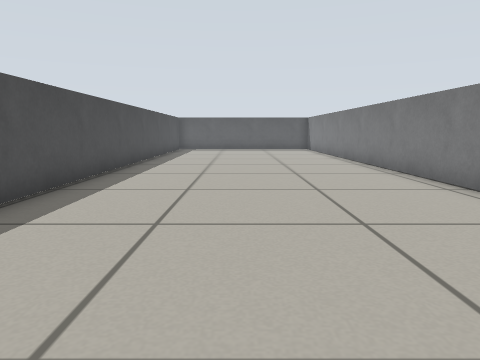
View 1 (above)

13 first-person views from a walk through a world built for the Gazebo simulator. The camera is 0.11 m above the floor, tilts 8° down and sees 70° across. The floor is counted in squares, 0.1 m on a side. Each view is taken from the middle of a square. On the plan, view 1 faces up. The plan holds only what a view shows up to about 13 squares ahead; the rest is blank.

View 2
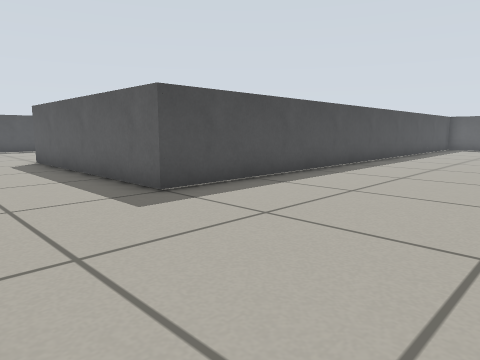

View 3
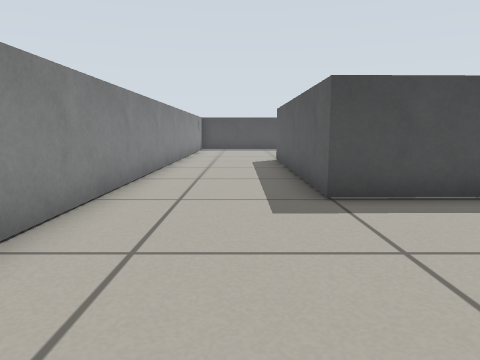

View 4
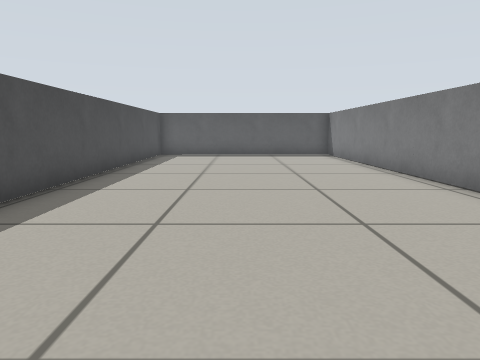

View 5
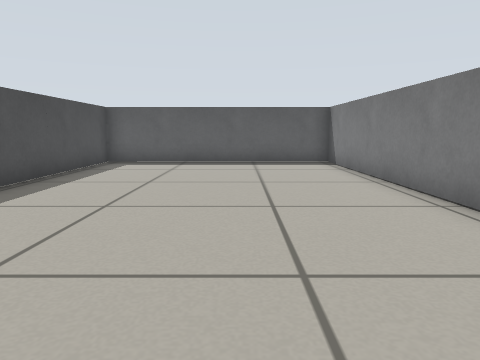

View 6
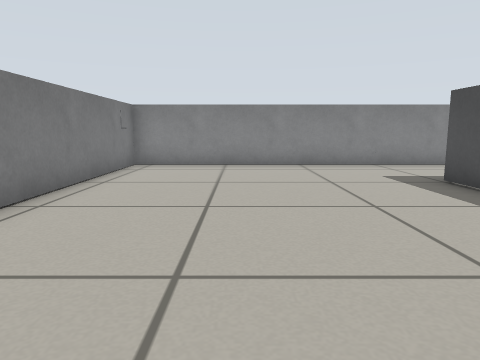

View 7
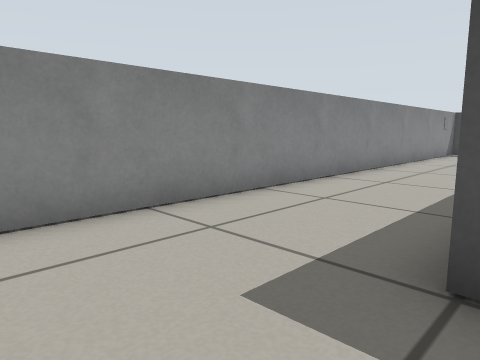

View 8
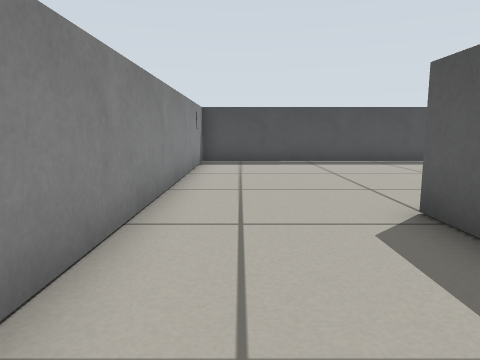

View 9
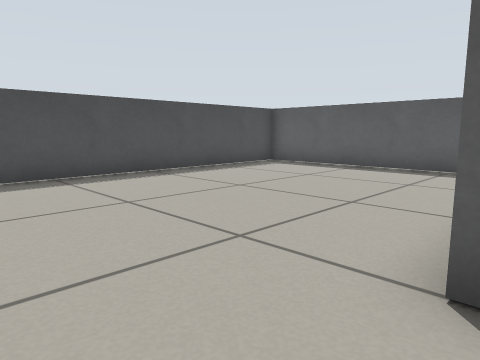

View 10
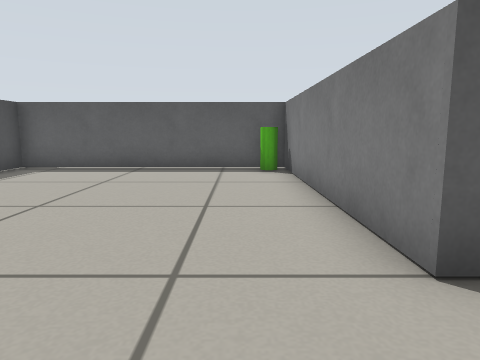

View 11
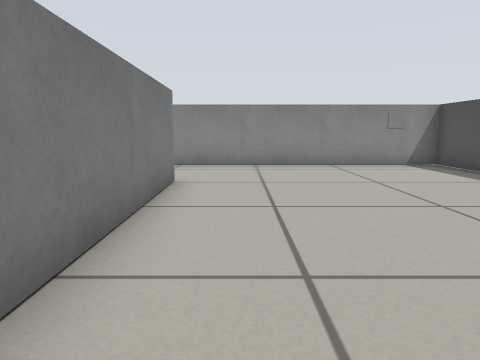

View 12
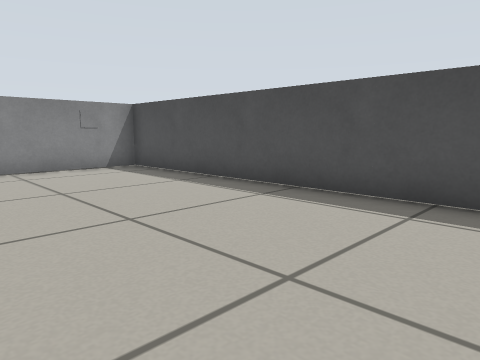

View 13
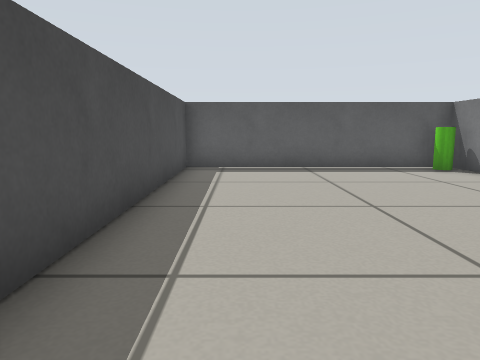

### Floor plan
Ten units are one square. View 1 is at (0, 0); x grows to the right and y downward. Boxes are objects, and circles mark ways between rooms. Rooms are numbered by the first view taken in them; rooms with no view inside come last. Other rooms are left out.
<svg viewBox="-201 -219 251 248">
<path fill="none" stroke="#000" d="M44 -62 42 -214 -38 -214 -35 -14 -115 -14 -115 -26M-125 24 45 24 44 -42M-115 -26 -116 -94 -196 -94 -195 24 -125 24"/>
<rect x="-125" y="-95" width="10" height="10" fill="#bbb"><title>green cylinder</title></rect>
<circle cx="-120" cy="0" r="3" fill="#2a7"/>
<text x="-10" y="-80">1</text>
<text x="-160" y="-40">2</text>
</svg>
Room 1 opens to room 2.

Where each view was taken, in squares from view 1:
view 1: 0 up, 0 right, facing up
view 2: 2 down, 2 right, facing up-left
view 3: 0 up, 2 right, facing left
view 4: 5 up, 0 right, facing up
view 5: 9 up, 1 right, facing up
view 6: 9 up, 1 right, facing down
view 7: 2 up, 1 left, facing down-left
view 8: 1 down, 7 left, facing left
view 9: 1 down, 11 left, facing up-left
view 10: 1 down, 13 left, facing up
view 11: 9 up, 13 left, facing down
view 12: 8 up, 14 left, facing down-left
view 13: 1 down, 18 left, facing up
